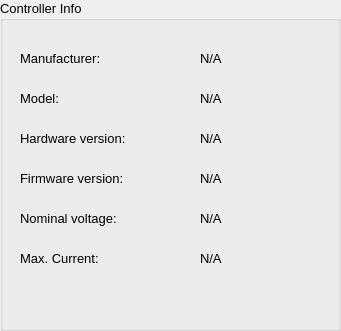
   <widget class="QGroupBox" name="groupBox">
    <property name="geometry">
     <rect>
      <x>660</x>
      <y>250</y>
      <width>341</width>
      <height>331</height>
     </rect>
    </property>
    <property name="font">
     <font>
      <pointsize>10</pointsize>
     </font>
    </property>
    <property name="locale">
     <locale language="English" country="UnitedKingdom"/>
    </property>
    <property name="title">
     <string>Controller Info</string>
    </property>
    <widget class="QLabel" name="labelManufacturer">
     <property name="geometry">
      <rect>
       <x>20</x>
       <y>50</y>
       <width>151</width>
       <height>16</height>
      </rect>
     </property>
     <property name="font">
      <font>
       <pointsize>10</pointsize>
      </font>
     </property>
     <property name="locale">
      <locale language="English" country="UnitedKingdom"/>
     </property>
     <property name="text">
      <string>Manufacturer:</string>
     </property>
    </widget>
    <widget class="QLabel" name="label_17">
     <property name="geometry">
      <rect>
       <x>340</x>
       <y>60</y>
       <width>311</width>
       <height>16</height>
      </rect>
     </property>
     <property name="locale">
      <locale language="English" country="UnitedKingdom"/>
     </property>
     <property name="text">
      <string>Manufacturer:</string>
     </property>
    </widget>
    <widget class="QLabel" name="labelModel">
     <property name="geometry">
      <rect>
       <x>20</x>
       <y>90</y>
       <width>151</width>
       <height>16</height>
      </rect>
     </property>
     <property name="font">
      <font>
       <pointsize>10</pointsize>
      </font>
     </property>
     <property name="locale">
      <locale language="English" country="UnitedKingdom"/>
     </property>
     <property name="text">
      <string>Model:</string>
     </property>
    </widget>
    <widget class="QLabel" name="labelHardwVers">
     <property name="geometry">
      <rect>
       <x>20</x>
       <y>130</y>
       <width>151</width>
       <height>16</height>
      </rect>
     </property>
     <property name="font">
      <font>
       <pointsize>10</pointsize>
      </font>
     </property>
     <property name="locale">
      <locale language="English" country="UnitedKingdom"/>
     </property>
     <property name="text">
      <string>Hardware version:</string>
     </property>
    </widget>
    <widget class="QLabel" name="labelFirmVers">
     <property name="geometry">
      <rect>
       <x>20</x>
       <y>170</y>
       <width>151</width>
       <height>16</height>
      </rect>
     </property>
     <property name="font">
      <font>
       <pointsize>10</pointsize>
      </font>
     </property>
     <property name="locale">
      <locale language="English" country="UnitedKingdom"/>
     </property>
     <property name="text">
      <string>Firmware version:</string>
     </property>
    </widget>
    <widget class="QLabel" name="labelMaxCurrent">
     <property name="geometry">
      <rect>
       <x>20</x>
       <y>250</y>
       <width>151</width>
       <height>16</height>
      </rect>
     </property>
     <property name="font">
      <font>
       <pointsize>10</pointsize>
      </font>
     </property>
     <property name="locale">
      <locale language="English" country="UnitedKingdom"/>
     </property>
     <property name="text">
      <string>Max. Current:</string>
     </property>
    </widget>
    <widget class="QLabel" name="labelModel_2">
     <property name="geometry">
      <rect>
       <x>200</x>
       <y>90</y>
       <width>111</width>
       <height>16</height>
      </rect>
     </property>
     <property name="font">
      <font>
       <pointsize>10</pointsize>
      </font>
     </property>
     <property name="locale">
      <locale language="English" country="UnitedKingdom"/>
     </property>
     <property name="text">
      <string>N/A</string>
     </property>
    </widget>
    <widget class="QLabel" name="labelFirmVers_2">
     <property name="geometry">
      <rect>
       <x>200</x>
       <y>170</y>
       <width>111</width>
       <height>16</height>
      </rect>
     </property>
     <property name="font">
      <font>
       <pointsize>10</pointsize>
      </font>
     </property>
     <property name="locale">
      <locale language="English" country="UnitedKingdom"/>
     </property>
     <property name="text">
      <string>N/A</string>
     </property>
    </widget>
    <widget class="QLabel" name="labelHardwVers_2">
     <property name="geometry">
      <rect>
       <x>200</x>
       <y>130</y>
       <width>111</width>
       <height>16</height>
      </rect>
     </property>
     <property name="font">
      <font>
       <pointsize>10</pointsize>
      </font>
     </property>
     <property name="locale">
      <locale language="English" country="UnitedKingdom"/>
     </property>
     <property name="text">
      <string>N/A</string>
     </property>
    </widget>
    <widget class="QLabel" name="labelMaxCurrent_2">
     <property name="geometry">
      <rect>
       <x>200</x>
       <y>250</y>
       <width>111</width>
       <height>16</height>
      </rect>
     </property>
     <property name="font">
      <font>
       <pointsize>10</pointsize>
      </font>
     </property>
     <property name="locale">
      <locale language="English" country="UnitedKingdom"/>
     </property>
     <property name="text">
      <string>N/A</string>
     </property>
    </widget>
    <widget class="QLabel" name="labelManufacturer_2">
     <property name="geometry">
      <rect>
       <x>200</x>
       <y>50</y>
       <width>111</width>
       <height>16</height>
      </rect>
     </property>
     <property name="font">
      <font>
       <pointsize>10</pointsize>
      </font>
     </property>
     <property name="locale">
      <locale language="English" country="UnitedKingdom"/>
     </property>
     <property name="text">
      <string>N/A</string>
     </property>
    </widget>
    <widget class="QLabel" name="labelNominalVoltage">
     <property name="geometry">
      <rect>
       <x>20</x>
       <y>210</y>
       <width>151</width>
       <height>16</height>
      </rect>
     </property>
     <property name="font">
      <font>
       <pointsize>10</pointsize>
      </font>
     </property>
     <property name="locale">
      <locale language="English" country="UnitedKingdom"/>
     </property>
     <property name="text">
      <string>Nominal voltage:</string>
     </property>
    </widget>
    <widget class="QLabel" name="labelNominalVoltage_2">
     <property name="geometry">
      <rect>
       <x>200</x>
       <y>210</y>
       <width>111</width>
       <height>16</height>
      </rect>
     </property>
     <property name="font">
      <font>
       <pointsize>10</pointsize>
      </font>
     </property>
     <property name="locale">
      <locale language="English" country="UnitedKingdom"/>
     </property>
     <property name="text">
      <string>N/A</string>
     </property>
    </widget>
   </widget>
